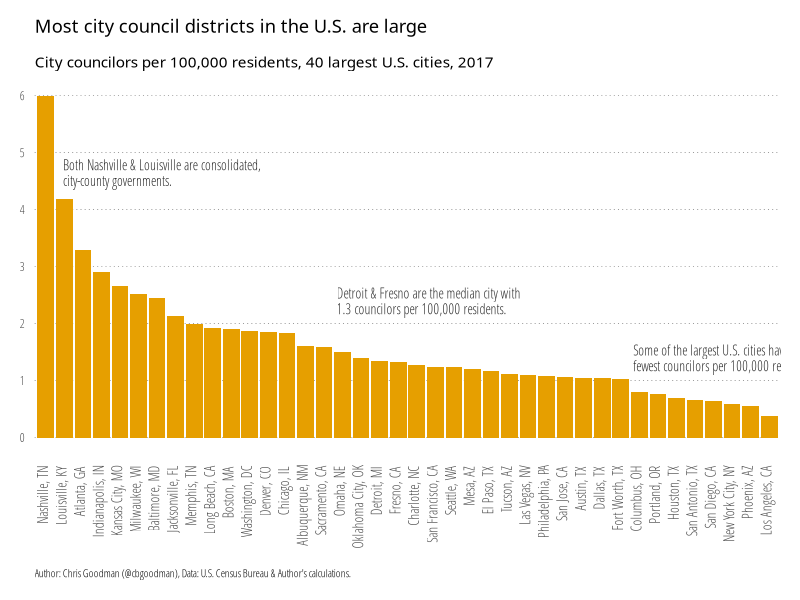

Recreate this plot in R.
library(tidyverse)

# read in data
council <- read.csv("citycouncil.csv")

# calculate councilors per 100,000 population
council$pc.council <- council$council/(council$pop17/100000)

# create annotation
annot <- read.table(text=
  "city|number|just|text
  1.75|4.65|0|Both Nashville & Louisville are consolidated,<br>city-county governments.
  16.5|2.4|0|Detroit & Fresno are the median city with<br>1.3 councilors per 100,000 residents.
  32.5|1.4|0|Some of the largest U.S. cities have the<br>fewest councilors per 100,000 residents.",
  sep="|", header=TRUE, stringsAsFactors=FALSE)
annot$text <- gsub("<br>", "\n", annot$text)

# plot
p <- ggplot(data=council,
  aes(x=reorder(City, -pc.council), y=pc.council, width=0.9))+
  geom_bar(stat="identity", fill="#E69F00")+
  #geom_bar(stat="identity", fill="#999999")+
  scale_y_continuous(breaks=seq(0, 6, by=1))+
  # read in annotations
  geom_label(data=annot, aes(x=city, y=number, label=text, hjust=just),
    family="Open Sans Condensed Light", lineheight=0.95,
    size=3.5, label.size=0, color="#2b2b2b")+
  # Theming
  labs(
    title="Most city council districts in the U.S. are large",
    subtitle="City councilors per 100,000 residents, 40 largest U.S. cities, 2017",
    caption="Author: Chris Goodman (@cbgoodman), Data: U.S. Census Bureau & Author's calculations.",
    y=NULL,
    x=NULL) +
  theme_minimal(base_family="Open Sans Condensed Light") +
  # light, dotted major y-grid lines only
  theme(panel.grid=element_line())+
  theme(panel.grid.major.y=element_line(color="#2b2b2b", linetype="dotted", size=0.15))+
  theme(panel.grid.major.x=element_blank())+
  theme(panel.grid.minor.x=element_blank())+
  theme(panel.grid.minor.y=element_blank())+
  # light x-axis line only
  theme(axis.line=element_line())+
  theme(axis.line.y=element_blank())+
  theme(axis.line.x=element_blank())+
  # tick styling
  theme(axis.ticks=element_line())+
  theme(axis.ticks.x=element_blank())+
  theme(axis.ticks.y=element_blank())+
  theme(axis.ticks.length=unit(5, "pt"))+
  # x-axis labels
  theme(axis.text.x=element_text(size=10, angle=90, hjust=0.95,vjust=0.2))+
  # breathing room for the plot
  theme(plot.margin=unit(rep(0.5, 4), "cm"))+
  # move the y-axis tick labels over a bit
  #theme(axis.text.y=element_text(margin=margin(r=-5)))+
  # make the plot title bold and modify the bottom margin a bit
  theme(plot.title=element_text(family="Open Sans Condensed Bold", margin=margin(b=15)))+
  # make the subtitle italic
  theme(plot.subtitle=element_text(family="Open Sans Condensed Light Italic"))+
  theme(plot.caption=element_text(size=8, hjust=0, margin=margin(t=15)))

ggsave(plot=p, "councilors.png", width=10, height=6, units="in", dpi="retina")
